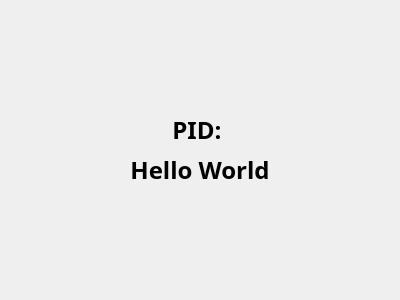
<?xml version="1.0" encoding="UTF-8"?>
<ui version="4.0">
 <class>HellowWorld</class>
 <widget class="QWidget" name="HellowWorld">
  <property name="geometry">
   <rect>
    <x>0</x>
    <y>0</y>
    <width>400</width>
    <height>300</height>
   </rect>
  </property>
  <property name="font">
   <font>
    <family>Ubuntu Mono</family>
    <pointsize>18</pointsize>
    <weight>75</weight>
    <bold>true</bold>
   </font>
  </property>
  <property name="windowTitle">
   <string>Hello World</string>
  </property>
  <layout class="QVBoxLayout" name="verticalLayout">
   <item>
    <widget class="QLabel" name="label">
     <property name="text">
      <string>PID: </string>
     </property>
     <property name="alignment">
      <set>Qt::AlignBottom|Qt::AlignHCenter</set>
     </property>
    </widget>
   </item>
   <item>
    <widget class="QLabel" name="label_2">
     <property name="text">
      <string>Hello World</string>
     </property>
     <property name="alignment">
      <set>Qt::AlignHCenter|Qt::AlignTop</set>
     </property>
    </widget>
   </item>
  </layout>
 </widget>
 <layoutdefault spacing="6" margin="11"/>
 <resources/>
 <connections/>
</ui>
